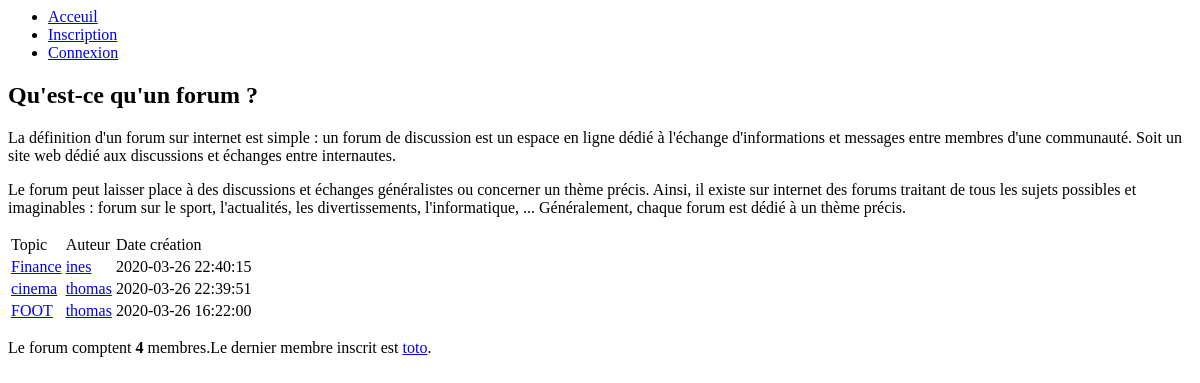
Before: / with the older database file.
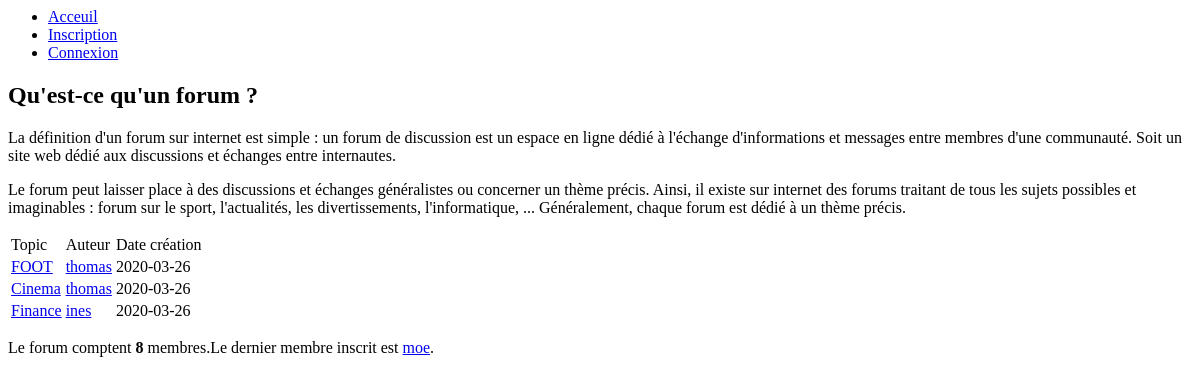
After: the same page with the newer database file.
### tables this page shows
CREATE TABLE IF NOT EXISTS `topics` (
  `id_topics` int(6) NOT NULL AUTO_INCREMENT,
  `auteur` varchar(30) NOT NULL,
  `titre` text NOT NULL,
  `date` date NOT NULL DEFAULT current_timestamp(),
  PRIMARY KEY (`id_topics`)
);

CREATE TABLE IF NOT EXISTS `utilisateurs` (
  `id` int(11) NOT NULL AUTO_INCREMENT,
  `login` varchar(255) NOT NULL,
  `password` varchar(255) NOT NULL,
  `nom` varchar(255) NOT NULL,
  `prenom` varchar(255) NOT NULL,
  `sexe` varchar(255) NOT NULL,
  `email` varchar(255) NOT NULL,
  `localisation` varchar(255) NOT NULL,
  `description` varchar(255) NOT NULL,
  `date` date NOT NULL DEFAULT current_timestamp(),
  `grade` int(11) NOT NULL DEFAULT 3,
  PRIMARY KEY (`id`)
);

### index.php (the view, shortened to what this page needs)
<html>
	<head>
		<link rel="stylesheet" href="index.css"/>
	</head>
       <body>
          <header>
              <nav>
                   <ul>
                       <?php include('header.php') ?>
                  </ul>
              </nav>
         </header>
        <main>
              <section>
				  <article class="pres">
                     <h2>Qu'est-ce qu'un forum ? </h2>
<p> La définition d'un forum sur internet est simple : un forum de discussion est un espace en ligne dédié à l'échange d'informations et messages entre membres d'une communauté.
	Soit un site web dédié aux discussions et échanges entre internautes. </p>
<p>	Le forum peut laisser place à des discussions et échanges généralistes ou concerner un thème précis.
	Ainsi, il existe sur internet des forums traitant de tous les sujets possibles et imaginables : forum sur le sport, l'actualités, les divertissements, l'informatique, ...
	Généralement, chaque forum est dédié à un thème précis. </p>
                    </article>
                    <article>
	<?php
$connexion = mysqli_connect("localhost", "root", "", "forum");
$sql = "SELECT topics.id_topics, topics.auteur, topics.titre, topics.date, utilisateurs.id FROM topics
INNER JOIN utilisateurs where topics.auteur = utilisateurs.login ORDER BY date DESC";
$req = mysqli_query($connexion,$sql);
$topics = mysqli_num_rows ($req);
if ($topics == 0)
 {
	echo 'Aucun topic';
  }
else {
	?>
	                  <table>
                         <thead>
			                 <td> Topic</td>
			                 <td>Auteur</td>
			                <td>Date création</td>
			            </thead>
	<?php
	while ($data = mysqli_fetch_array($req)) {
	echo '<tbody>';
	echo '<td>';
	echo '<a href="topic.php?id_topics=' , $data['id_topics'] , '">' ,$data['titre'] , '</a>';
	echo '</td><td>';
	echo' <a href="profil.php?id='.$data['id'].'&amp;action=consulter">', $data["auteur"],'</a>';
	echo '</td><td>';
	echo $data['date'];
	                                         }
		 }
	?>
	                         </td></tbody>
        </table>
	<?php
	if (isset($_SESSION['login']))
 {
$login = $_SESSION['login'];
$sql2 = "SELECT *  FROM utilisateurs WHERE login='$login'";
$req2= mysqli_query($connexion,$sql2);
$dataa =  mysqli_fetch_array($req2);
echo '<p><a href="nvxtopic.php?grade=' , $dataa['grade'] , '">Insérer un topic</a></p></section>';
 }
 else
 echo '</section>'
?>                       </article>
      </main>
        <footer>
<?php include('footer.php') ?>
	    </footer>
</body>
</html>

### footer.php
<?php
$connexion = mysqli_connect("localhost", "root", "", "forum");
$totalmenbre ='SELECT COUNT(*) FROM utilisateurs';
$req='SELECT login,id FROM utilisateurs ORDER BY id DESC';
$query2 = mysqli_query($connexion,$req);
$dataa =mysqli_fetch_array($query2);
$derniermembre = stripslashes(htmlspecialchars($dataa[0]));
$query = mysqli_query($connexion,$totalmenbre);
$data = mysqli_fetch_array($query);
    echo'<p>Le forum comptent <strong>'.$data[0].'</strong> membres.';
    echo'Le dernier membre inscrit est <a href="profil.php?id='.$dataa[1].'&amp;action=consulter">'.$derniermembre.'</a>.</p>';
?>

Changed rows visible on the page:
no longer on this page (row edited): utilisateurs: login "toto"
changed topics "FOOT": date "2020-03-26 16:22:00" → "2020-03-26"; moves up the list
changed topics: titre "cinema" → "Cinema"; date "2020-03-26 22:39:51" → "2020-03-26"; moves down the list
changed topics "Finance": date "2020-03-26 22:40:15" → "2020-03-26"
added utilisateurs: login "moe"
Other visible differences:
$data[0]: "4" → "8"
